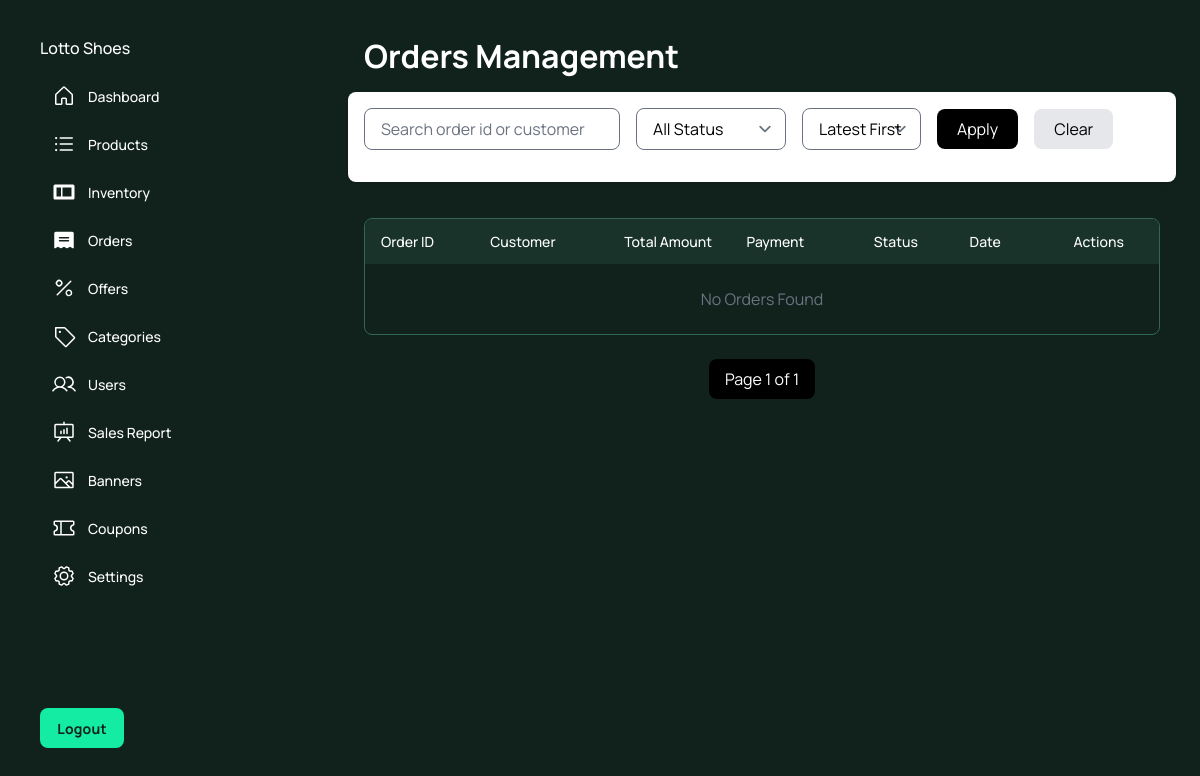
The page /orders/admin-orders/ (signed in) on the database as committed earlier.
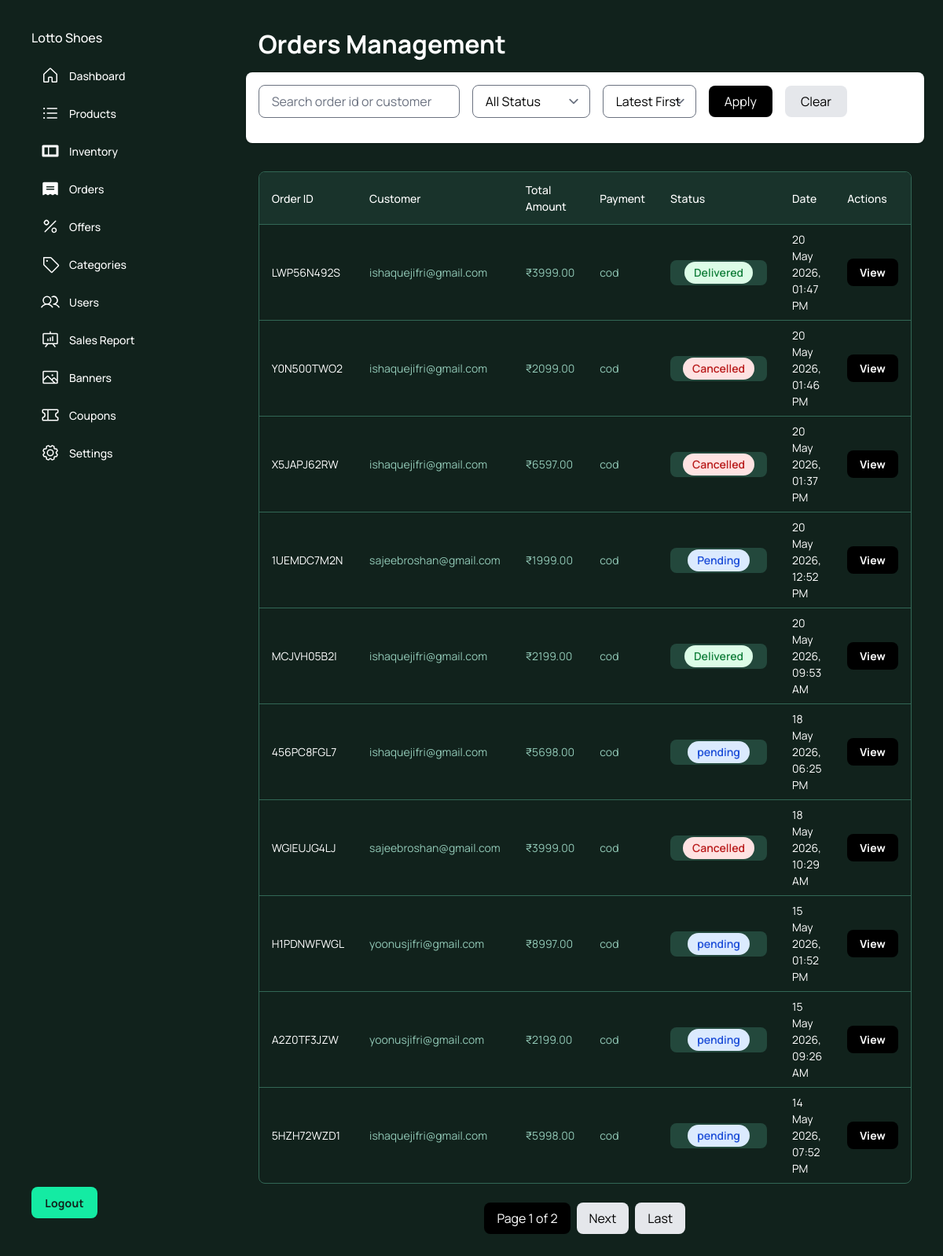
The same page on the database as committed later.
### orders/models.py (models this page shows, shortened)
class Order(models.Model):
    order_id = models.CharField(max_length=10,unique=True,editable=False)
    user = models.ForeignKey(CustomUser,on_delete=models.PROTECT,related_name='orders')
    shipping_address = models.ForeignKey(Address,on_delete=models.SET_NULL,null=True,related_name='orders')
    full_name = models.CharField(max_length=100)
    mobile = models.CharField(max_length=15)
    street_address = models.CharField(max_length=255)
    city = models.CharField(max_length=100)
    state = models.CharField(max_length=100)
    postal_code = models.CharField(max_length=20)
    STATUS_CHOICES = [
        ("pending","Pending"),
        ("confirmed","Confirmed"),
        ("processing","Processing"),
        ("shipped","Shipped"),
        ("out_for_delivery","Out for Delivery"),
        ("delivered","Delivered"),
        ("cancelled","Cancelled"),
        ("returned","Returned"),
    ]
    PAYMENT_METHOD_CHOICES = [
        ("cod","Cash on Delivery"),
        ("online","Online Payment"),
        ("wallet","Wallet"),
    ]
    status = models.CharField(max_length=200,choices=STATUS_CHOICES,default='pending')
    payment_method = models.CharField(max_length=20,choices=PAYMENT_METHOD_CHOICES,default='cod')
    total_amount = models.DecimalField(max_digits=10, decimal_places=2)
    sub_total = models.DecimalField(max_digits=10, decimal_places=2, default=0.00)
    shipping_charge = models.DecimalField(max_digits=10, decimal_places=2, default=0.00)
    discount_amount = models.DecimalField(max_digits=10, decimal_places=2, default=0.00)
    coupon_discount = models.DecimalField(max_digits=10, decimal_places=2, default=Decimal("0.00"))
    created_at = models.DateTimeField(auto_now_add=True)
    cancellation_reason = models.TextField(blank=True,null=True)
    return_reason = models.TextField(blank=True,null=True)

### accounts/models.py (models this page shows, shortened)
class CustomUser(AbstractUser):
    phone = models.CharField(max_length=15,null=True,blank=True)
    is_block = models.BooleanField(default=False)
    otp = models.CharField(max_length=6, null=True, blank=True)
    otp_created_at = models.DateTimeField(null=True, blank=True)
    profile_image = models.ImageField(upload_to='profile_images/',blank=True,null=True)

### adminpanel/decorators.py (the view)
    def wrapper(request, *args, **kwargs):
        if not request.user.is_authenticated or not request.user.is_staff:
            messages.error(request, "You are not authorized!")
            return redirect('admin_login')
        return view_func(request, *args, **kwargs)

### orders/admin_views.py (called while the page is built)
@never_cache
@admin_required
@login_required(login_url='admin_login')
def admin_order_list(request):
    orders = Order.objects.all().order_by('-created_at')
    search = request.GET.get('search')
    if search:
        orders = orders.filter(
            Q(order_id__icontains=search) |
            Q(full_name__icontains=search) |
            Q(user__email__icontains=search)
        )
    status = request.GET.get('status')
    if status:
        orders = orders.filter(status=status)
    sort = request.GET.get('sort')
    if sort == 'oldest':
        orders = orders.order_by('created_at')
    elif sort == 'latest':
        orders = orders.order_by('-created_at')
    paginator = Paginator(orders, 10)
    page_number = request.GET.get('page')
    orders = paginator.get_page(page_number)
    context = {
        'orders': orders,
    }
    return render(request,'admin_orders.html', context)

### orders/templates/admin_orders.html (shortened to what this page needs)
<html>
  <head>
    <script src="https://cdn.tailwindcss.com?plugins=forms,container-queries"></script>
  </head>
  <body>
    <div class="relative flex h-auto min-h-screen w-full flex-col bg-[#11221c] dark group/design-root overflow-x-hidden" style='font-family: Manrope, "Noto Sans", sans-serif;'>
      <div class="layout-container flex h-full grow flex-col">
        <div class="gap-1 px-6 flex flex-1 justify-center py-5">
          <div class="layout-content-container flex flex-col w-80">
            <div class="flex h-full min-h-[700px] flex-col justify-between bg-[#11221c] p-4">
              <div class="flex flex-col gap-4">
                <h1 class="text-white text-base font-medium leading-normal">Lotto Shoes</h1>
                <div class="flex flex-col gap-2">
                  <a href="{% url 'admin_dashboard' %}" class="flex items-center gap-3 px-3 py-2 hover:bg-[#224939] rounded-lg transition">
                    <div class="text-white" data-icon="House" data-size="24px" data-weight="regular">
                    </div>
                    <p class="text-white text-sm font-medium leading-normal">Dashboard</p>
                  </a>
                  <a href="{% url 'products:product_list'%}" class="flex items-center gap-3 px-3 py-2 hover:bg-[#224939] rounded-lg transition">
                    <div class="text-white" data-icon="ListBullets" data-size="24px" data-weight="regular">
                    </div>
                    <p class="text-white text-sm font-medium leading-normal">Products</p>
                  </a>
                  <a href="{% url 'inventory_management' %}"
                  class="flex items-center gap-3 px-3 py-2 hover:bg-[#224939] rounded-lg transition">
                  <div class="text-white">
                    <svg xmlns="http://www.w3.org/2000/svg"
                        width="24px"
                        height="24px"
                        fill="currentColor"
                        viewBox="0 0 256 256">
                      <path d="M224,48H32A16,16,0,0,0,16,64V192a16,16,0,0,0,16,16H224a16,16,0,0,0,16-16V64A16,16,0,0,0,224,48ZM96,176H48V80H96Zm112,0H112V80h96Z"></path>
                    </svg>
                  </div>
                  <p class="text-white text-sm font-medium leading-normal">
                    Inventory
                  </p>
                </a>
                  <a href="#" class="flex items-center gap-3 px-3 py-2 hover:bg-[#224939] rounded-lg transition">
                    <div class="text-white" data-icon="Receipt" data-size="24px" data-weight="fill">
                    </div>
                    <p class="text-white text-sm font-medium leading-normal">Orders</p>
                  </a>
                  <a href="#" class="flex items-center gap-3 px-3 py-2 hover:bg-[#224939] rounded-lg transition">
                    <div class="text-white" data-icon="Percent" data-size="24px" data-weight="regular">
                    </div>
                    <p class="text-white text-sm font-medium leading-normal">Offers</p>
                  </a>
                   <a href="{% url 'category_list' %}" class="flex items-center gap-3 px-3 py-2 hover:bg-[#224939] rounded-lg transition">
                    <div class="text-white" data-icon="Tag" data-size="24px" data-weight="regular">
                    </div>
                    <p class="text-white text-sm font-medium leading-normal">Categories</p>
                  </a>
                  <a href="{% url 'user_list' %}" class="flex items-center gap-3 px-3 py-2 hover:bg-[#224939] rounded-lg transition">
                    <div class="text-white" data-icon="Users" data-size="24px" data-weight="regular">
                    </div>
                    <p class="text-white text-sm font-medium leading-normal">Users</p>
                  </a>
                  <a href="#" class="flex items-center gap-3 px-3 py-2 hover:bg-[#224939] rounded-lg transition">
                    <div class="text-white" data-icon="PresentationChart" data-size="24px" data-weight="regular">
                    </div>
                    <p class="text-white text-sm font-medium leading-normal">Sales Report</p>
                  </a>
                  <a href="#" class="flex items-center gap-3 px-3 py-2 hover:bg-[#224939] rounded-lg transition">
                    <div class="text-white" data-icon="Image" data-size="24px" data-weight="regular">
                    </div>
                    <p class="text-white text-sm font-medium leading-normal">Banners</p>
                  </a>
                  <a href="#" class="flex items-center gap-3 px-3 py-2 hover:bg-[#224939] rounded-lg transition">
                    <div class="text-white" data-icon="Ticket" data-size="24px" data-weight="regular">
                    </div>
                    <p class="text-white text-sm font-medium leading-normal">Coupons</p>
                  </a>
                  <a href="#" class="flex items-center gap-3 px-3 py-2 hover:bg-[#224939] rounded-lg transition">
                    <div class="text-white" data-icon="Gear" data-size="24px" data-weight="regular">
                    </div>
                    <p class="text-white text-sm font-medium leading-normal">Settings</p>
                  </a>
                </div>
              </div>
              <form action="{% url 'admin_logout' %}" method="post">
              <button
                class="flex min-w-[84px] max-w-[480px] cursor-pointer items-center justify-center overflow-hidden rounded-lg h-10 px-4 bg-[#14eba3] text-[#11221c] text-sm font-bold leading-normal tracking-[0.015em]"
              >
                <span class="truncate">Logout</span>
              </button>
            </form>
            </div>
          </div>
          <div class="layout-content-container flex flex-col max-w-[960px] flex-1">
            <div class="flex flex-wrap justify-between gap-3 p-4"><p class="text-white tracking-light text-[32px] font-bold leading-tight min-w-72">Orders Management</p></div>
            <div class="bg-white shadow rounded-lg p-4 mb-6">
    <form method="GET" class="flex flex-wrap gap-4 items-center">
        <input
            type="text"
            name="search"
            value="{{ request.GET.search }}"
            placeholder="Search order id or customer"
            class="border rounded-lg px-4 py-2 w-64"
        >
        <select
            name="status"
            class="border rounded-lg px-4 py-2"
        >
            <option value="">All Status</option>
        </select>
        <select
            name="sort"
            class="border rounded-lg px-4 py-2"
        >
            <option value="latest"
                {% if request.GET.sort == 'latest' %}selected{% endif %}>
                Latest First
            </option>
        </select>
        <button
            type="submit"
            class="bg-black text-white px-5 py-2 rounded-lg"
        >
            Apply
        </button>
        <a
            href="{% url 'admin_order_list' %}"
            class="bg-gray-200 px-5 py-2 rounded-lg"
        >
            Clear
        </a>
    </form>
</div>
            <div class="px-4 py-3 @container">
              <div class="flex overflow-hidden rounded-lg border border-[#326755] bg-[#11221c]">
                <table class="flex-1">
                  <thead>
                    <tr class="bg-[#19332b]">
                      <th class="table-2f8405e2-d19f-4959-8768-ab2a4e8a102c-column-120 px-4 py-3 text-left text-white w-[400px] text-sm font-medium leading-normal">Order ID</th>
                      <th class="table-2f8405e2-d19f-4959-8768-ab2a4e8a102c-column-240 px-4 py-3 text-left text-white w-[400px] text-sm font-medium leading-normal">
                        Customer
                      </th>
                       <th class="table-2f8405e2-d19f-4959-8768-ab2a4e8a102c-column-600 px-4 py-3 text-left text-white w-[400px] text-sm font-medium leading-normal">
                        Total Amount
                      </th>
                      <th class="table-2f8405e2-d19f-4959-8768-ab2a4e8a102c-column-240 px-4 py-3 text-left text-white w-[400px] text-sm font-medium leading-normal">
                        Payment
                      </th>
                      <th class="table-2f8405e2-d19f-4959-8768-ab2a4e8a102c-column-480 px-4 py-3 text-left text-white w-60 text-sm font-medium leading-normal">Status</th>
                     <th class="table-2f8405e2-d19f-4959-8768-ab2a4e8a102c-column-360 px-4 py-3 text-left text-white w-[400px] text-sm font-medium leading-normal">Date</th>
                      <th class="table-2f8405e2-d19f-4959-8768-ab2a4e8a102c-column-720 px-4 py-3 text-left text-white w-60 text-[#92c9b7] text-sm font-medium leading-normal">
                        Actions
                      </th>
                    </tr>
                  </thead>
                  <tbody>
                    {% for order in orders %}
                    <tr class="border-t border-t-[#326755]">
                      <td class="table-2f8405e2-d19f-4959-8768-ab2a4e8a102c-column-120 h-[72px] px-4 py-2 w-[400px] text-white text-sm font-normal leading-normal"> {{ order.order_id }}</td>
                      <td class="table-2f8405e2-d19f-4959-8768-ab2a4e8a102c-column-240 h-[72px] px-4 py-2 w-[400px] text-[#92c9b7] text-sm font-normal leading-normal">
                        {{ order.user.username }}
                      </td>
                      <td class="table-2f8405e2-d19f-4959-8768-ab2a4e8a102c-column-600 h-[72px] px-4 py-2 w-[400px] text-[#92c9b7] text-sm font-normal leading-normal">₹{{ order.total_amount }}</td>
                      <td class="table-2f8405e2-d19f-4959-8768-ab2a4e8a102c-column-360 h-[72px] px-4 py-2 w-[400px] text-[#92c9b7] text-sm font-normal leading-normal">
                       {{ order.payment_method }}
                      </td>
                      <td class="table-2f8405e2-d19f-4959-8768-ab2a4e8a102c-column-480 h-[72px] px-4 py-2 w-60 text-sm font-normal leading-normal">
                        <button
                          class="flex min-w-[84px] max-w-[480px] cursor-pointer items-center justify-center overflow-hidden rounded-lg h-8 px-4 bg-[#23483c] text-white text-sm font-medium leading-normal w-full"
                        >
                          <span class="
                            px-3 py-1 rounded-full text-sm font-semibold
                            {% if order.status|lower == 'delivered' %}
                                bg-green-100 text-green-700
                            {% elif order.status|lower == 'cancelled' %}
                                bg-red-100 text-red-700
                            {% elif order.status|lower == 'returned' %}
                                bg-yellow-100 text-yellow-700
                            {% else %}
                                bg-blue-100 text-blue-700
                            {% endif %}
                        ">
                            {{ order.status }}
                        </span>
                        </button>
                      </td>
                      <td class="table-2f8405e2-d19f-4959-8768-ab2a4e8a102c-column-120 h-[72px] px-4 py-2 w-[400px] text-white text-sm font-normal leading-normal"> {{ order.created_at|date:"d M Y, h:i A" }}</td>
                      <td class="table-2f8405e2-d19f-4959-8768-ab2a4e8a102c-column-720 h-[72px] px-4 py-2 w-60 text-[#92c9b7] text-sm font-bold leading-normal tracking-[0.015em]">
                       <a href="{% url 'admin_order_details' order.order_id %}"
                           class="bg-black text-white px-4 py-2 rounded-lg text-sm">
                            View
                        </a>
                      </td>
                    </tr>
                     {% empty %}
                       <tr>
                    <td colspan="7" class="p-6 text-center text-gray-500">
                        No Orders Found
                    </td>
                </tr>
                   {% endfor %}
                  </tbody>
                </table>
              </div>
<div class="flex justify-center items-center gap-2 mt-6">
    <span class="px-4 py-2 bg-black text-white rounded-lg">
        Page {{ orders.number }} of {{ orders.paginator.num_pages }}
    </span>
    {% if orders.has_next %}
        <a
            href="?page={{ orders.next_page_number }}&search={{ request.GET.search }}&status={{ request.GET.status }}&sort={{ request.GET.sort }}"
            class="px-4 py-2 bg-gray-200 rounded-lg"
        >
            Next
        </a>
        <a
            href="?page={{ orders.paginator.num_pages }}&search={{ request.GET.search }}&status={{ request.GET.status }}&sort={{ request.GET.sort }}"
            class="px-4 py-2 bg-gray-200 rounded-lg"
        >
            Last
        </a>
    {% endif %}
</div>
            </div>
          </div>
        </div>
      </div>
    </div>
  </body>
</html>

Rows that differ between the two databases and show on the page:
added Order: order_id "LWP56N492S", user.username "ishaquejifri@gmail.com", total_amount "3999.00", payment_method "cod", status "Delivered", created_at "20 May 2026, 01:47 PM"
added Order: order_id "Y0N500TWO2", user.username "ishaquejifri@gmail.com", total_amount "2099.00", payment_method "cod", status "Cancelled", created_at "20 May 2026, 01:46 PM"
added Order: order_id "X5JAPJ62RW", user.username "ishaquejifri@gmail.com", total_amount "6597.00", payment_method "cod", status "Cancelled", created_at "20 May 2026, 01:37 PM"
added Order: order_id "1UEMDC7M2N", user.username "sajeebroshan@gmail.com", total_amount "1999.00", payment_method "cod", status "Pending", created_at "20 May 2026, 12:52 PM"
added Order: order_id "MCJVH05B2I", user.username "ishaquejifri@gmail.com", total_amount "2199.00", payment_method "cod", status "Delivered", created_at "20 May 2026, 09:53 AM"
added Order: order_id "456PC8FGL7", user.username "ishaquejifri@gmail.com", total_amount "5698.00", payment_method "cod", status "pending", created_at "18 May 2026, 06:25 PM"
added Order: order_id "WGIEUJG4LJ", user.username "sajeebroshan@gmail.com", total_amount "3999.00", payment_method "cod", status "Cancelled", created_at "18 May 2026, 10:29 AM"
added Order: order_id "H1PDNWFWGL", user.username "yoonusjifri@gmail.com", total_amount "8997.00", payment_method "cod", status "pending", created_at "15 May 2026, 01:52 PM"
added Order: order_id "A2Z0TF3JZW", user.username "yoonusjifri@gmail.com", total_amount "2199.00", payment_method "cod", status "pending", created_at "15 May 2026, 09:26 AM"
added Order: order_id "5HZH72WZD1", user.username "ishaquejifri@gmail.com", total_amount "5998.00", payment_method "cod", status "pending", created_at "14 May 2026, 07:52 PM"
Other text that changed with them:
{{ orders.paginator.num_pages }}: "1" → "2"
text no longer shown: "No Orders Found"
text now shown: "Next Last"
